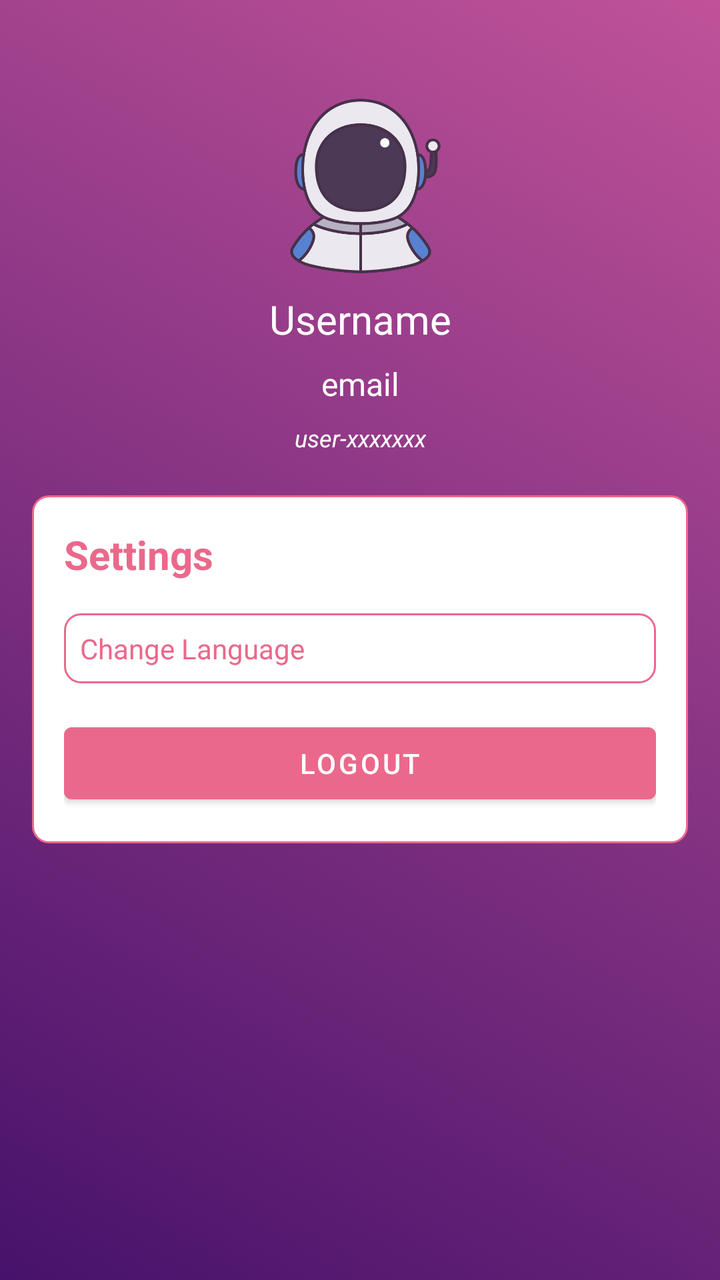
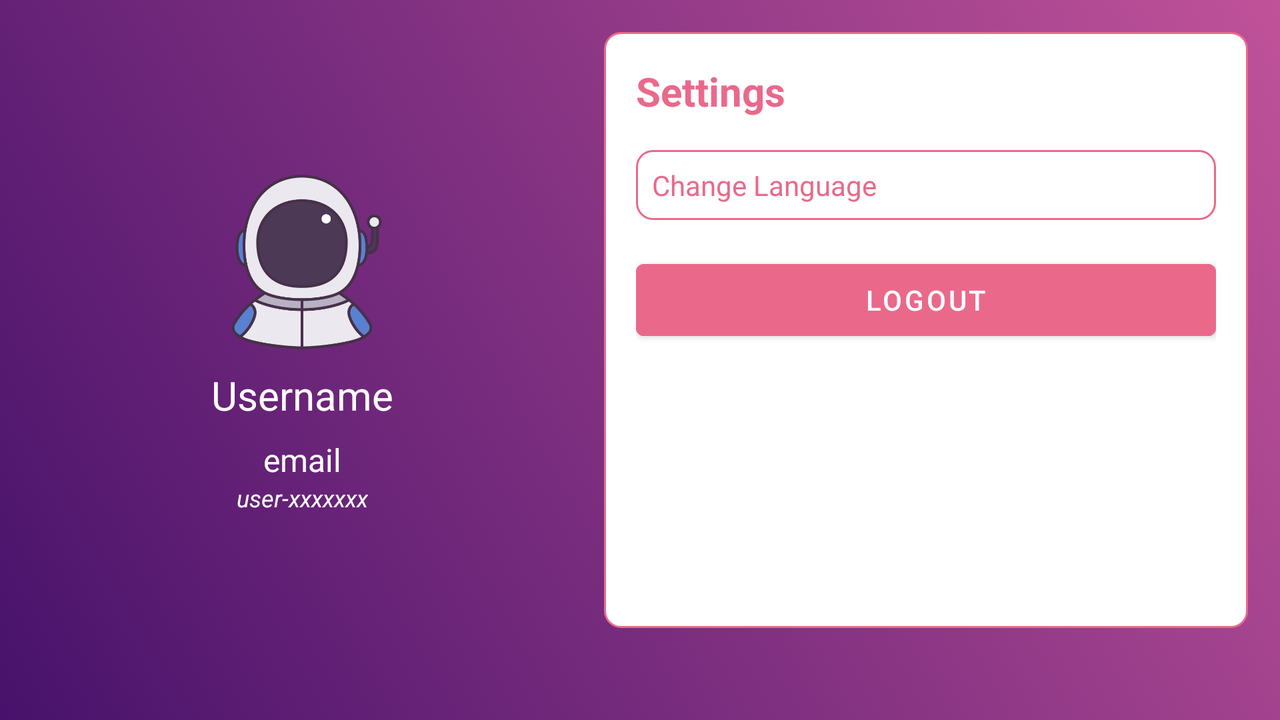

The same Android screen from two of the app's own layout files: first res/layout/ as a phone draws it, then the repository's variant for another configuration, drawn on a device whose configuration selects that folder. Both files follow.
<!-- AndroidManifest.xml: application theme Theme.StoryApp -->
<!-- res/layout/fragment_profile.xml -->
<?xml version="1.0" encoding="utf-8"?>
<androidx.constraintlayout.widget.ConstraintLayout xmlns:android="http://schemas.android.com/apk/res/android"
    xmlns:app="http://schemas.android.com/apk/res-auto"
    xmlns:tools="http://schemas.android.com/tools"
    android:id="@+id/frame_container"
    android:layout_width="match_parent"
    android:layout_height="match_parent"
    android:background="@drawable/auth_background"
    android:padding="16dp"
    tools:context=".ui.ProfileFragment">

    <ImageView
        android:id="@+id/avatar"
        android:layout_width="90dp"
        android:layout_height="90dp"
        android:layout_marginTop="32dp"
        android:contentDescription="@string/user_avatar"
        android:src="@drawable/astronaut"
        app:layout_constraintEnd_toEndOf="parent"
        app:layout_constraintHorizontal_bias="0.501"
        app:layout_constraintStart_toStartOf="parent"
        app:layout_constraintTop_toTopOf="parent" />

    <TextView
        android:id="@+id/username"
        android:layout_width="wrap_content"
        android:layout_height="wrap_content"
        android:layout_marginTop="8dp"
        android:textColor="@color/white"
        android:textSize="20sp"
        app:layout_constraintEnd_toEndOf="parent"
        app:layout_constraintStart_toStartOf="parent"
        app:layout_constraintTop_toBottomOf="@+id/avatar"
        tools:text="@string/username" />

    <TextView
        android:id="@+id/email"
        android:layout_width="wrap_content"
        android:layout_height="wrap_content"
        android:layout_marginTop="8dp"
        android:textColor="@color/white"
        android:textSize="16sp"
        app:layout_constraintEnd_toEndOf="parent"
        app:layout_constraintStart_toStartOf="parent"
        app:layout_constraintTop_toBottomOf="@+id/username"
        tools:text="@string/email" />

    <TextView
        android:id="@+id/userId"
        android:layout_width="wrap_content"
        android:layout_height="wrap_content"
        android:layout_marginTop="8dp"
        android:textColor="@color/white"
        android:textSize="12sp"
        android:textStyle="italic"
        app:layout_constraintBottom_toTopOf="@+id/container"
        app:layout_constraintEnd_toEndOf="parent"
        app:layout_constraintStart_toStartOf="parent"
        app:layout_constraintTop_toBottomOf="@+id/email"
        app:layout_constraintVertical_bias="0.0"
        tools:text="@string/userId" />

    <RelativeLayout
        android:id="@+id/container"
        android:layout_width="match_parent"
        android:layout_height="0dp"
        android:layout_marginTop="45dp"
        android:background="@drawable/custom_story_desc"
        android:orientation="vertical"
        android:padding="16dp"
        app:layout_constraintEnd_toEndOf="parent"
        app:layout_constraintStart_toStartOf="parent"
        app:layout_constraintTop_toBottomOf="@+id/email">

        <TextView
            android:id="@+id/tv_setting"
            android:layout_width="wrap_content"
            android:layout_height="wrap_content"
            android:text="@string/setting"
            android:textColor="@color/blush_pink"
            android:textSize="20sp"
            android:textStyle="bold" />

        <RelativeLayout
            android:id="@+id/btn_language"
            android:layout_width="match_parent"
            android:layout_height="wrap_content"
            android:layout_below="@+id/tv_setting"
            android:layout_marginTop="16dp"
            android:background="@drawable/custom_story_desc"
            android:gravity="center_vertical"
            android:padding="8dp">

            <TextView
                android:layout_width="wrap_content"
                android:layout_height="wrap_content"
                android:drawablePadding="8dp"
                android:gravity="center_vertical"
                android:text="@string/change_language"
                android:textColor="@color/blush_pink"
                app:drawableStartCompat="@drawable/ic_language_24"
                app:drawableTint="@color/blush_pink"
                tools:ignore="RelativeOverlap" />

            <ImageView
                android:layout_width="wrap_content"
                android:layout_height="wrap_content"
                android:layout_alignParentEnd="true"
                android:src="@drawable/ic_arrow_24"
                app:tint="@color/blush_pink" />

        </RelativeLayout>

        <Button
            android:id="@+id/btn_logout"
            android:layout_width="match_parent"
            android:layout_height="wrap_content"
            android:layout_below="@id/btn_language"
            android:layout_marginTop="16dp"
            android:backgroundTint="@color/blush_pink"
            android:text="@string/logout" />

    </RelativeLayout>

</androidx.constraintlayout.widget.ConstraintLayout>
<!-- resources referenced by this layout -->
<resources>
  <color name="blush_pink">#EA698B</color>
  <color name="white">#FFFFFFFF</color>
  <!-- drawable astronaut: png bitmap (drawable, 45285 bytes) -->
  <!-- drawable auth_background (drawable) -->
  <?xml version="1.0" encoding="utf-8"?>
  <selector xmlns:android="http://schemas.android.com/apk/res/android">
      <item>
          <shape>
              <gradient android:angle="45" android:endColor="@color/pink" android:startColor="@color/indigo" android:type="linear" />
              <corners android:bottomLeftRadius="0dp" android:bottomRightRadius="0dp" android:topLeftRadius="0dp" android:topRightRadius="0dp" />
          </shape>
      </item>
  </selector>
  <!-- drawable custom_story_desc (drawable) -->
  <?xml version="1.0" encoding="utf-8"?>
  <shape xmlns:android="http://schemas.android.com/apk/res/android"
      android:shape="rectangle">
      <solid android:color="@color/white" />
      <stroke
          android:width="1dp"
          android:color="@color/blush_pink" />
      <corners android:radius="8dp" />
  </shape>
  <string name="change_language">Change Language</string>
  <string name="email">email</string>
  <string name="logout">logout</string>
  <string name="setting">Settings</string>
  <string name="userId">user-xxxxxxx</string>
  <string name="user_avatar">This is a User Avatar</string>
  <string name="username">Username</string>
  <style name="Theme.StoryApp" parent="Theme.MaterialComponents.DayNight.DarkActionBar">
          
          <item name="colorPrimary">@color/purple_700</item>
          <item name="colorPrimaryVariant">@color/indigo</item>
          <item name="colorOnPrimary">@color/white</item>
          
          <item name="colorSecondary">@color/indigo</item>
          <item name="colorSecondaryVariant">@color/teal_700</item>
          <item name="colorOnSecondary">@color/black</item>
          
          <item name="android:statusBarColor">?attr/colorPrimaryVariant</item>
          
  
      </style>
  <color name="pink">#C05299</color>
  <color name="indigo">#47126b</color>
  <color name="purple_700">#571089</color>
  <color name="teal_700">#FF018786</color>
  <color name="black">#FF000000</color>
</resources>
<!-- res/layout-land/fragment_profile.xml (the repository's variant of the layout above) -->
<!-- drawn on the phone turned sideways -->
<?xml version="1.0" encoding="utf-8"?>
<androidx.constraintlayout.widget.ConstraintLayout xmlns:android="http://schemas.android.com/apk/res/android"
    xmlns:app="http://schemas.android.com/apk/res-auto"
    xmlns:tools="http://schemas.android.com/tools"
    android:id="@+id/frame_container"
    android:layout_width="match_parent"
    android:layout_height="match_parent"
    android:background="@drawable/auth_background"
    android:padding="16dp"
    tools:context=".ui.ProfileFragment">

    <ImageView
        android:id="@+id/avatar"
        android:layout_width="90dp"
        android:layout_height="90dp"
        android:layout_marginStart="90dp"
        android:layout_marginTop="70dp"
        android:contentDescription="@string/user_avatar"
        android:src="@drawable/astronaut"
        app:layout_constraintStart_toStartOf="parent"
        app:layout_constraintTop_toTopOf="parent" />

    <TextView
        android:id="@+id/username"
        android:layout_width="wrap_content"
        android:layout_height="wrap_content"
        android:layout_marginTop="8dp"
        android:textColor="@color/white"
        android:textSize="20sp"
        app:layout_constraintEnd_toEndOf="@+id/avatar"
        app:layout_constraintStart_toStartOf="@+id/avatar"
        app:layout_constraintTop_toBottomOf="@+id/avatar"
        tools:text="@string/username" />

    <TextView
        android:id="@+id/email"
        android:layout_width="wrap_content"
        android:layout_height="wrap_content"
        android:layout_marginTop="8dp"
        android:textColor="@color/white"
        android:textSize="16sp"
        app:layout_constraintEnd_toEndOf="@+id/avatar"
        app:layout_constraintStart_toStartOf="@+id/avatar"
        app:layout_constraintTop_toBottomOf="@+id/username"
        tools:text="@string/email" />

    <TextView
        android:id="@+id/userId"
        android:layout_width="wrap_content"
        android:layout_height="wrap_content"
        android:textColor="@color/white"
        android:textSize="12sp"
        android:textStyle="italic"
        app:layout_constraintEnd_toEndOf="@+id/avatar"
        app:layout_constraintStart_toStartOf="@+id/avatar"
        app:layout_constraintTop_toBottomOf="@+id/email"
        tools:text="@string/userId" />

    <RelativeLayout
        android:id="@+id/container"
        android:layout_width="0dp"
        android:layout_height="match_parent"
        android:layout_marginStart="106dp"
        android:layout_marginBottom="30dp"
        android:background="@drawable/custom_story_desc"
        android:orientation="vertical"
        android:padding="16dp"
        app:layout_constraintBottom_toBottomOf="parent"
        app:layout_constraintEnd_toEndOf="parent"
        app:layout_constraintStart_toEndOf="@+id/avatar"
        app:layout_constraintTop_toTopOf="parent">

        <TextView
            android:id="@+id/tv_setting"
            android:layout_width="wrap_content"
            android:layout_height="wrap_content"
            android:text="@string/setting"
            android:textColor="@color/blush_pink"
            android:textSize="20sp"
            android:textStyle="bold" />

        <RelativeLayout
            android:id="@+id/btn_language"
            android:layout_width="match_parent"
            android:layout_height="wrap_content"
            android:layout_below="@+id/tv_setting"
            android:layout_marginTop="16dp"
            android:background="@drawable/custom_story_desc"
            android:gravity="center_vertical"
            android:padding="8dp">

            <TextView
                android:layout_width="wrap_content"
                android:layout_height="wrap_content"
                android:drawablePadding="8dp"
                android:gravity="center_vertical"
                android:text="@string/change_language"
                android:textColor="@color/blush_pink"
                app:drawableStartCompat="@drawable/ic_language_24"
                app:drawableTint="@color/blush_pink"
                tools:ignore="RelativeOverlap" />

            <ImageView
                android:layout_width="wrap_content"
                android:layout_height="wrap_content"
                android:layout_alignParentEnd="true"
                android:src="@drawable/ic_arrow_24"
                app:tint="@color/blush_pink" />

        </RelativeLayout>

        <Button
            android:id="@+id/btn_logout"
            android:layout_width="match_parent"
            android:layout_height="wrap_content"
            android:layout_below="@id/btn_language"
            android:layout_marginTop="16dp"
            android:backgroundTint="@color/blush_pink"
            android:text="@string/logout" />

    </RelativeLayout>

</androidx.constraintlayout.widget.ConstraintLayout>
